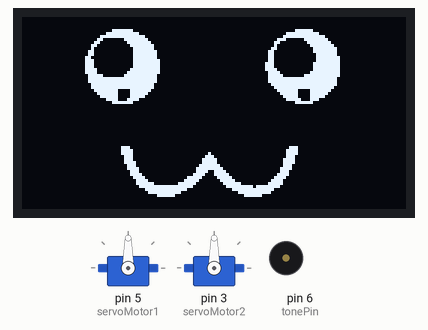
Recording of a sketch running on a simulated Arduino Uno, built with avr-gcc and run on an emulated ATmega328P. Parts: 2 × servo, 128×64 one-colour display, buzzer (waves = sounding).

Above: at 0.1 s.
At 5.1 s:
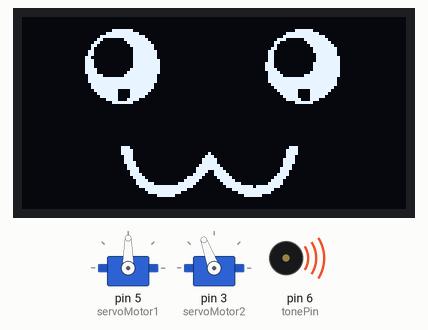
At 9.9 s:
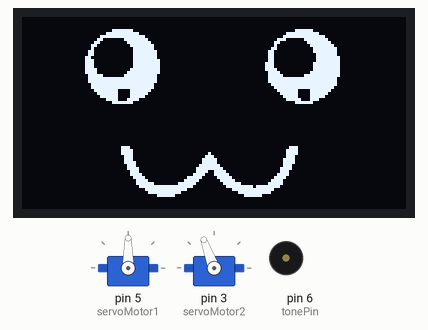
At 15.1 s:
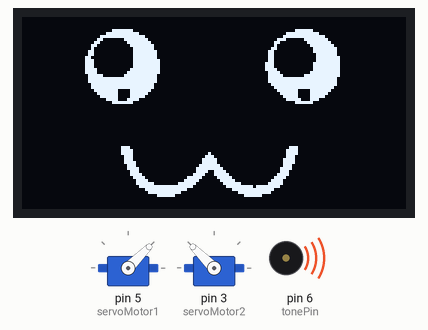
At 20.0 s:
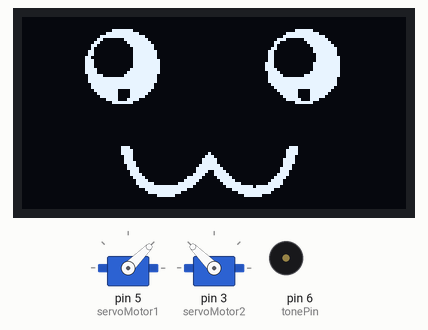
Timing chart, 0 to 130.0 s (numbered marks = the images above):
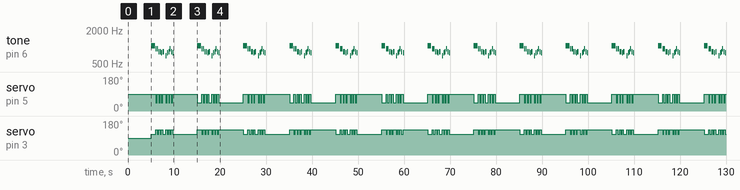

Measured:
- by itself, servo on pin 5 (servoMotor1): moves between 45° and 90°, repeating every 20.0 s
- by itself, servo on pin 3 (servoMotor2): moves between 110° and 135°, repeating every 20.0 s
- by itself, tone on pin 6 (tonePin): plays 1046 Hz for 0.82 s, 932 Hz for 0.17 s, 932 Hz for 0.30 s, 830 Hz for 0.18 s, 830 Hz for 0.18 s, 784 Hz for 0.18 s … (169 notes in this stretch)

The sketch:

DiomedesChan.ino
```cpp
#include <Wire.h>
#include <Adafruit_GFX.h>
#include <Adafruit_SSD1306.h>
#include <Servo.h>

#define SCREEN_WIDTH 128
#define SCREEN_HEIGHT 64

//Creamos una instancia del objeto de la clase Adafruit_SSD1306 para manejar el display OLED
Adafruit_SSD1306 display(SCREEN_WIDTH, SCREEN_HEIGHT, &Wire, -1);

//Creamos una matriz de bits para la imagen que queremos mostrar en el display
const unsigned char epd_bitmap_Proyecto_nuevo[] PROGMEM = {

	0x00, 0x00, 0x00, 0x00, 0x00, 0x00, 0x00, 0x00, 0x00, 0x00, 0x00, 0x00, 0x00, 0x00, 0x00, 0x00,
	0x00, 0x00, 0x00, 0x00, 0x00, 0x00, 0x00, 0x00, 0x00, 0x00, 0x00, 0x00, 0x00, 0x00, 0x00, 0x00,
	0x00, 0x00, 0x00, 0x00, 0x00, 0x00, 0x00, 0x00, 0x00, 0x00, 0x00, 0x00, 0x00, 0x00, 0x00, 0x00,
	0x00, 0x00, 0x00, 0x00, 0x00, 0x00, 0x00, 0x00, 0x00, 0x00, 0x00, 0x00, 0x00, 0x00, 0x00, 0x00,
	0x00, 0x00, 0x00, 0x03, 0xf8, 0x00, 0x00, 0x00, 0x00, 0x00, 0x00, 0x1f, 0x80, 0x00, 0x00, 0x00,
	0x00, 0x00, 0x00, 0x0f, 0xfe, 0x00, 0x00, 0x00, 0x00, 0x00, 0x00, 0xff, 0xe0, 0x00, 0x00, 0x00,
	0x00, 0x00, 0x00, 0x3f, 0xff, 0x80, 0x00, 0x00, 0x00, 0x00, 0x01, 0xff, 0xf8, 0x00, 0x00, 0x00,
	0x00, 0x00, 0x00, 0x60, 0x3f, 0xc0, 0x00, 0x00, 0x00, 0x00, 0x07, 0x03, 0xfc, 0x00, 0x00, 0x00,
	0x00, 0x00, 0x00, 0xc0, 0x1f, 0xe0, 0x00, 0x00, 0x00, 0x00, 0x0c, 0x01, 0xfe, 0x00, 0x00, 0x00,
	0x00, 0x00, 0x01, 0x80, 0x0f, 0xf0, 0x00, 0x00, 0x00, 0x00, 0x08, 0x00, 0xff, 0x00, 0x00, 0x00,
	0x00, 0x00, 0x01, 0x00, 0x07, 0xf0, 0x00, 0x00, 0x00, 0x00, 0x18, 0x00, 0x7f, 0x80, 0x00, 0x00,
	0x00, 0x00, 0x03, 0x00, 0x07, 0xf8, 0x00, 0x00, 0x00, 0x00, 0x30, 0x00, 0x7f, 0x80, 0x00, 0x00,
	0x00, 0x00, 0x03, 0x00, 0x07, 0xf8, 0x00, 0x00, 0x00, 0x00, 0x30, 0x00, 0x3f, 0x80, 0x00, 0x00,
	0x00, 0x00, 0x06, 0x00, 0x07, 0xf8, 0x00, 0x00, 0x00, 0x00, 0x30, 0x00, 0x3f, 0xc0, 0x00, 0x00,
	0x00, 0x00, 0x07, 0x00, 0x07, 0xfc, 0x00, 0x00, 0x00, 0x00, 0x30, 0x00, 0x3f, 0xc0, 0x00, 0x00,
	0x00, 0x00, 0x07, 0x00, 0x07, 0xfc, 0x00, 0x00, 0x00, 0x00, 0x70, 0x00, 0x7f, 0xc0, 0x00, 0x00,
	0x00, 0x00, 0x07, 0x00, 0x07, 0xfc, 0x00, 0x00, 0x00, 0x00, 0x70, 0x00, 0x7f, 0xc0, 0x00, 0x00,
	0x00, 0x00, 0x07, 0x80, 0x0f, 0xfc, 0x00, 0x00, 0x00, 0x00, 0x78, 0x00, 0x7f, 0xc0, 0x00, 0x00,
	0x00, 0x00, 0x07, 0x80, 0x1f, 0xfc, 0x00, 0x00, 0x00, 0x00, 0x3c, 0x00, 0xff, 0xc0, 0x00, 0x00,
	0x00, 0x00, 0x03, 0xe0, 0x3f, 0xf8, 0x00, 0x00, 0x00, 0x00, 0x3e, 0x03, 0xff, 0xc0, 0x00, 0x00,
	0x00, 0x00, 0x03, 0xff, 0xff, 0xf8, 0x00, 0x00, 0x00, 0x00, 0x3f, 0xff, 0xff, 0x80, 0x00, 0x00,
	0x00, 0x00, 0x03, 0xff, 0xff, 0xf8, 0x00, 0x00, 0x00, 0x00, 0x3f, 0xff, 0xff, 0x80, 0x00, 0x00,
	0x00, 0x00, 0x01, 0xff, 0xff, 0xf0, 0x00, 0x00, 0x00, 0x00, 0x1f, 0xff, 0xff, 0x80, 0x00, 0x00,
	0x00, 0x00, 0x01, 0xff, 0xff, 0xf0, 0x00, 0x00, 0x00, 0x00, 0x0f, 0xff, 0xff, 0x00, 0x00, 0x00,
	0x00, 0x00, 0x00, 0xff, 0x0f, 0xe0, 0x00, 0x00, 0x00, 0x00, 0x07, 0xf0, 0xfe, 0x00, 0x00, 0x00,
	0x00, 0x00, 0x00, 0x7f, 0x0f, 0xc0, 0x00, 0x00, 0x00, 0x00, 0x03, 0xf0, 0xfc, 0x00, 0x00, 0x00,
	0x00, 0x00, 0x00, 0x3f, 0x0f, 0x80, 0x00, 0x00, 0x00, 0x00, 0x01, 0xf0, 0xf8, 0x00, 0x00, 0x00,
	0x00, 0x00, 0x00, 0x0f, 0x1e, 0x00, 0x00, 0x00, 0x00, 0x00, 0x00, 0xf8, 0xe0, 0x00, 0x00, 0x00,
	0x00, 0x00, 0x00, 0x03, 0xf8, 0x00, 0x00, 0x00, 0x00, 0x00, 0x00, 0x1f, 0x80, 0x00, 0x00, 0x00,
	0x00, 0x00, 0x00, 0x00, 0x00, 0x00, 0x00, 0x00, 0x00, 0x00, 0x00, 0x00, 0x00, 0x00, 0x00, 0x00,
	0x00, 0x00, 0x00, 0x00, 0x00, 0x00, 0x00, 0x00, 0x00, 0x00, 0x00, 0x00, 0x00, 0x00, 0x00, 0x00,
	0x00, 0x00, 0x00, 0x00, 0x00, 0x00, 0x00, 0x00, 0x00, 0x00, 0x00, 0x00, 0x00, 0x00, 0x00, 0x00,
	0x00, 0x00, 0x00, 0x00, 0x00, 0x00, 0x00, 0x00, 0x00, 0x00, 0x00, 0x00, 0x00, 0x00, 0x00, 0x00,
	0x00, 0x00, 0x00, 0x00, 0x00, 0x00, 0x00, 0x00, 0x00, 0x00, 0x00, 0x00, 0x00, 0x00, 0x00, 0x00,
	0x00, 0x00, 0x00, 0x00, 0x00, 0x00, 0x00, 0x00, 0x00, 0x00, 0x00, 0x00, 0x00, 0x00, 0x00, 0x00,
	0x00, 0x00, 0x00, 0x00, 0x00, 0x00, 0x00, 0x00, 0x00, 0x00, 0x00, 0x00, 0x00, 0x00, 0x00, 0x00,
	0x00, 0x00, 0x00, 0x00, 0x00, 0x00, 0x00, 0x00, 0x00, 0x00, 0x00, 0x00, 0x00, 0x00, 0x00, 0x00,
	0x00, 0x00, 0x00, 0x00, 0x00, 0x00, 0x00, 0x00, 0x00, 0x00, 0x00, 0x00, 0x00, 0x00, 0x00, 0x00,
	0x00, 0x00, 0x00, 0x00, 0x00, 0x00, 0x00, 0x00, 0x00, 0x00, 0x00, 0x00, 0x00, 0x00, 0x00, 0x00,
	0x00, 0x00, 0x00, 0x00, 0x00, 0x00, 0x00, 0x00, 0x00, 0x00, 0x00, 0x00, 0x00, 0x00, 0x00, 0x00,
	0x00, 0x00, 0x00, 0x00, 0x00, 0x00, 0x00, 0x00, 0x00, 0x00, 0x00, 0x00, 0x00, 0x00, 0x00, 0x00,
	0x00, 0x00, 0x00, 0x00, 0x00, 0x00, 0x00, 0x00, 0x00, 0x00, 0x00, 0x00, 0x00, 0x00, 0x00, 0x00,
	0x00, 0x00, 0x00, 0x00, 0x00, 0x00, 0x00, 0x00, 0x00, 0x00, 0x00, 0x00, 0x00, 0x00, 0x00, 0x00,
	0x00, 0x00, 0x00, 0x00, 0x70, 0x00, 0x00, 0x00, 0x00, 0x00, 0x00, 0x70, 0x00, 0x00, 0x00, 0x00,
	0x00, 0x00, 0x00, 0x00, 0x78, 0x00, 0x00, 0x00, 0x00, 0x00, 0x00, 0xf0, 0x00, 0x00, 0x00, 0x00,
	0x00, 0x00, 0x00, 0x00, 0x78, 0x00, 0x00, 0x02, 0x00, 0x00, 0x00, 0xf0, 0x00, 0x00, 0x00, 0x00,
	0x00, 0x00, 0x00, 0x00, 0x38, 0x00, 0x00, 0x07, 0x00, 0x00, 0x00, 0xe0, 0x00, 0x00, 0x00, 0x00,
	0x00, 0x00, 0x00, 0x00, 0x38, 0x00, 0x00, 0x0f, 0x80, 0x00, 0x01, 0xe0, 0x00, 0x00, 0x00, 0x00,
	0x00, 0x00, 0x00, 0x00, 0x3c, 0x00, 0x00, 0x0f, 0x80, 0x00, 0x01, 0xe0, 0x00, 0x00, 0x00, 0x00,
	0x00, 0x00, 0x00, 0x00, 0x1c, 0x00, 0x00, 0x1f, 0xc0, 0x00, 0x01, 0xc0, 0x00, 0x00, 0x00, 0x00,
	0x00, 0x00, 0x00, 0x00, 0x1e, 0x00, 0x00, 0x3f, 0xe0, 0x00, 0x03, 0xc0, 0x00, 0x00, 0x00, 0x00,
	0x00, 0x00, 0x00, 0x00, 0x0e, 0x00, 0x00, 0x3c, 0xf0, 0x00, 0x03, 0x80, 0x00, 0x00, 0x00, 0x00,
	0x00, 0x00, 0x00, 0x00, 0x0f, 0x00, 0x00, 0x78, 0xf8, 0x00, 0x07, 0x80, 0x00, 0x00, 0x00, 0x00,
	0x00, 0x00, 0x00, 0x00, 0x07, 0x80, 0x01, 0xf0, 0x7c, 0x00, 0x0f, 0x00, 0x00, 0x00, 0x00, 0x00,
	0x00, 0x00, 0x00, 0x00, 0x03, 0xc0, 0x03, 0xe0, 0x3e, 0x00, 0x1e, 0x00, 0x00, 0x00, 0x00, 0x00,
	0x00, 0x00, 0x00, 0x00, 0x03, 0xf0, 0x0f, 0xc0, 0x1f, 0x80, 0x3e, 0x00, 0x00, 0x00, 0x00, 0x00,
	0x00, 0x00, 0x00, 0x00, 0x01, 0xff, 0xff, 0x80, 0x0f, 0xfb, 0xfc, 0x00, 0x00, 0x00, 0x00, 0x00,
	0x00, 0x00, 0x00, 0x00, 0x00, 0x7f, 0xfe, 0x00, 0x03, 0xff, 0xf0, 0x00, 0x00, 0x00, 0x00, 0x00,
	0x00, 0x00, 0x00, 0x00, 0x00, 0x3f, 0xf8, 0x00, 0x00, 0xff, 0xe0, 0x00, 0x00, 0x00, 0x00, 0x00,
	0x00, 0x00, 0x00, 0x00, 0x00, 0x07, 0xe0, 0x00, 0x00, 0x3f, 0x00, 0x00, 0x00, 0x00, 0x00, 0x00,
	0x00, 0x00, 0x00, 0x00, 0x00, 0x00, 0x00, 0x00, 0x00, 0x00, 0x00, 0x00, 0x00, 0x00, 0x00, 0x00,
	0x00, 0x00, 0x00, 0x00, 0x00, 0x00, 0x00, 0x00, 0x00, 0x00, 0x00, 0x00, 0x00, 0x00, 0x00, 0x00,
	0x00, 0x00, 0x00, 0x00, 0x00, 0x00, 0x00, 0x00, 0x00, 0x00, 0x00, 0x00, 0x00, 0x00, 0x00, 0x00,
	0x00, 0x00, 0x00, 0x00, 0x00, 0x00, 0x00, 0x00, 0x00, 0x00, 0x00, 0x00, 0x00, 0x00, 0x00, 0x00
};


int tonePin = 6;
int ledPin1 = 12;
int ledPin2 = 13;
Servo servoMotor1;
Servo servoMotor2;

int counter = 0;

void setup() {
  Serial.begin(9600);
  pinMode(tonePin, OUTPUT);
  servoMotor1.attach(5);
  servoMotor2.attach(3);

  //Inicializamos el display OLED
  Wire.begin();

  // Inicializamos el display OLED con la dirección I2C correspondiente (en este caso, 0x3C)
  display.begin(SSD1306_SWITCHCAPVCC, 0x3C);

  // Limpiamos el buffer del display OLED
  display.clearDisplay();

}

void beep(int note, int duration){

  //Tocamos el tono en el pin del Zumbador
  tone(tonePin, note, duration);

  //Toca diferentes leds y servomotores dependiendo del valor del contador 'counter'
  if(counter % 2 == 0)
  {
    digitalWrite(ledPin1, HIGH);
    servoMotor1.write(90);
    servoMotor2.write(110);
    delay(duration);
    digitalWrite(ledPin1, LOW);

  }else
  {
    digitalWrite(ledPin2, HIGH);
    servoMotor1.write(45);
    servoMotor2.write(135);
    delay(duration);
    digitalWrite(ledPin2, LOW);

  }

  //Detener el tono en el pin del zumbador
  noTone(tonePin);
  delay(50);

  //Incrementar el contador
  counter++;
}


void loop() {
  // Dibujamos la imagen en el display OLED


  // Borramos el display OLED
  display.clearDisplay();

  // Dibujamos la imagen en el display OLED
  display.drawBitmap(0, 0, epd_bitmap_Proyecto_nuevo, SCREEN_WIDTH, SCREEN_HEIGHT, 1);

  // Actualizamos el display OLED
  display.display();

  // Esperamos 5 segundos antes de volver a dibujar la imagen
  delay(5000);
  playMusic();

}

void playMusic() {

  beep( 1046, 823.643410853);
  delay(100);
  beep( 932, 174.418604651);
  delay(50);
  beep( 932, 300.387596899);
  delay(50);
  beep( 830, 184.108527132);
  delay(50);
  beep( 830, 184.68992248062);
  delay(50);
  beep( 784, 184.68992248062);
  delay(50);
  beep( 830, 300.178294574);
  delay(319);

  ////

  beep( 698, 184.7596899225);
  delay(100);
  beep( 783, 87.68992248062);
  delay(100);
  beep( 830, 87.2093023256);
  delay(100);
  beep( 932, 184.2093023256);
  delay(100);
  beep( 830, 184.68992248062);
  delay(100);
  beep( 783, 184.68992248062);
  delay(100);

}
```
